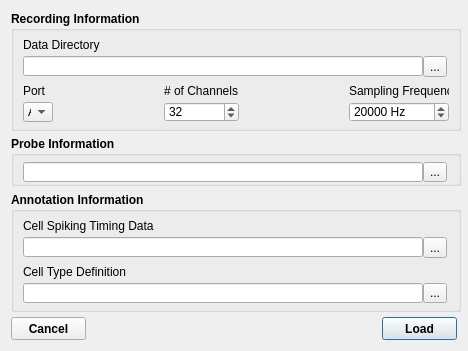
<?xml version="1.0" encoding="UTF-8"?>
<ui version="4.0">
 <class>IntanDataLoaderDialog</class>
 <widget class="QDialog" name="IntanDataLoaderDialog">
  <property name="geometry">
   <rect>
    <x>0</x>
    <y>0</y>
    <width>468</width>
    <height>351</height>
   </rect>
  </property>
  <property name="minimumSize">
   <size>
    <width>468</width>
    <height>351</height>
   </size>
  </property>
  <property name="maximumSize">
   <size>
    <width>468</width>
    <height>351</height>
   </size>
  </property>
  <property name="windowTitle">
   <string>Intan Data Loader</string>
  </property>
  <layout class="QVBoxLayout" name="loaderLayout">
   <item>
    <widget class="QGroupBox" name="recordBox">
     <property name="minimumSize">
      <size>
       <width>450</width>
       <height>120</height>
      </size>
     </property>
     <property name="maximumSize">
      <size>
       <width>450</width>
       <height>120</height>
      </size>
     </property>
     <property name="font">
      <font>
       <weight>75</weight>
       <bold>true</bold>
      </font>
     </property>
     <property name="title">
      <string>Recording Information</string>
     </property>
     <layout class="QVBoxLayout" name="recordLayout">
      <property name="topMargin">
       <number>6</number>
      </property>
      <property name="bottomMargin">
       <number>6</number>
      </property>
      <item>
       <layout class="QVBoxLayout" name="dataLayout">
        <property name="spacing">
         <number>3</number>
        </property>
        <item>
         <widget class="QLabel" name="dataLabel">
          <property name="minimumSize">
           <size>
            <width>200</width>
            <height>16</height>
           </size>
          </property>
          <property name="maximumSize">
           <size>
            <width>200</width>
            <height>16</height>
           </size>
          </property>
          <property name="font">
           <font>
            <weight>50</weight>
            <bold>false</bold>
           </font>
          </property>
          <property name="text">
           <string>Data Directory</string>
          </property>
         </widget>
        </item>
        <item>
         <layout class="QHBoxLayout" name="dataPathLayout">
          <property name="spacing">
           <number>0</number>
          </property>
          <item>
           <widget class="QLineEdit" name="dataPath">
            <property name="minimumSize">
             <size>
              <width>400</width>
              <height>20</height>
             </size>
            </property>
            <property name="maximumSize">
             <size>
              <width>400</width>
              <height>20</height>
             </size>
            </property>
            <property name="font">
             <font>
              <weight>50</weight>
              <bold>false</bold>
             </font>
            </property>
           </widget>
          </item>
          <item>
           <widget class="QToolButton" name="dataButton">
            <property name="font">
             <font>
              <weight>50</weight>
              <bold>false</bold>
             </font>
            </property>
            <property name="text">
             <string notr="true">...</string>
            </property>
           </widget>
          </item>
         </layout>
        </item>
       </layout>
      </item>
      <item>
       <layout class="QHBoxLayout" name="infoLayout">
        <item>
         <layout class="QVBoxLayout" name="portLayout">
          <property name="spacing">
           <number>3</number>
          </property>
          <item>
           <widget class="QLabel" name="portLabel">
            <property name="minimumSize">
             <size>
              <width>30</width>
              <height>16</height>
             </size>
            </property>
            <property name="maximumSize">
             <size>
              <width>30</width>
              <height>16</height>
             </size>
            </property>
            <property name="font">
             <font>
              <weight>50</weight>
              <bold>false</bold>
             </font>
            </property>
            <property name="text">
             <string>Port</string>
            </property>
           </widget>
          </item>
          <item>
           <widget class="QComboBox" name="portTag">
            <property name="minimumSize">
             <size>
              <width>30</width>
              <height>20</height>
             </size>
            </property>
            <property name="maximumSize">
             <size>
              <width>30</width>
              <height>20</height>
             </size>
            </property>
            <property name="font">
             <font>
              <weight>50</weight>
              <bold>false</bold>
             </font>
            </property>
            <item>
             <property name="text">
              <string notr="true">A</string>
             </property>
            </item>
            <item>
             <property name="text">
              <string notr="true">B</string>
             </property>
            </item>
            <item>
             <property name="text">
              <string notr="true">C</string>
             </property>
            </item>
            <item>
             <property name="text">
              <string notr="true">D</string>
             </property>
            </item>
           </widget>
          </item>
         </layout>
        </item>
        <item>
         <spacer name="infoSpacerA">
          <property name="orientation">
           <enum>Qt::Horizontal</enum>
          </property>
          <property name="sizeHint" stdset="0">
           <size>
            <width>13</width>
            <height>35</height>
           </size>
          </property>
         </spacer>
        </item>
        <item>
         <layout class="QVBoxLayout" name="channelsLayout">
          <property name="spacing">
           <number>3</number>
          </property>
          <item>
           <widget class="QLabel" name="channelLabel">
            <property name="minimumSize">
             <size>
              <width>75</width>
              <height>16</height>
             </size>
            </property>
            <property name="maximumSize">
             <size>
              <width>75</width>
              <height>16</height>
             </size>
            </property>
            <property name="font">
             <font>
              <weight>50</weight>
              <bold>false</bold>
             </font>
            </property>
            <property name="text">
             <string># of Channels</string>
            </property>
           </widget>
          </item>
          <item>
           <widget class="QSpinBox" name="channelValue">
            <property name="minimumSize">
             <size>
              <width>75</width>
              <height>20</height>
             </size>
            </property>
            <property name="maximumSize">
             <size>
              <width>75</width>
              <height>20</height>
             </size>
            </property>
            <property name="font">
             <font>
              <weight>50</weight>
              <bold>false</bold>
             </font>
            </property>
            <property name="maximum">
             <number>10240</number>
            </property>
            <property name="value">
             <number>32</number>
            </property>
           </widget>
          </item>
         </layout>
        </item>
        <item>
         <spacer name="infoSpacerB">
          <property name="orientation">
           <enum>Qt::Horizontal</enum>
          </property>
          <property name="sizeHint" stdset="0">
           <size>
            <width>13</width>
            <height>35</height>
           </size>
          </property>
         </spacer>
        </item>
        <item>
         <layout class="QVBoxLayout" name="frequencyLayout">
          <property name="spacing">
           <number>3</number>
          </property>
          <item>
           <widget class="QLabel" name="frequencyLabel">
            <property name="minimumSize">
             <size>
              <width>100</width>
              <height>16</height>
             </size>
            </property>
            <property name="maximumSize">
             <size>
              <width>100</width>
              <height>16</height>
             </size>
            </property>
            <property name="font">
             <font>
              <weight>50</weight>
              <bold>false</bold>
             </font>
            </property>
            <property name="text">
             <string>Sampling Frequency</string>
            </property>
           </widget>
          </item>
          <item>
           <widget class="QSpinBox" name="frequencyValue">
            <property name="minimumSize">
             <size>
              <width>100</width>
              <height>20</height>
             </size>
            </property>
            <property name="maximumSize">
             <size>
              <width>100</width>
              <height>20</height>
             </size>
            </property>
            <property name="font">
             <font>
              <weight>50</weight>
              <bold>false</bold>
             </font>
            </property>
            <property name="suffix">
             <string notr="true"> Hz</string>
            </property>
            <property name="maximum">
             <number>100000</number>
            </property>
            <property name="value">
             <number>20000</number>
            </property>
           </widget>
          </item>
         </layout>
        </item>
       </layout>
      </item>
     </layout>
    </widget>
   </item>
   <item>
    <widget class="QGroupBox" name="probeBox">
     <property name="minimumSize">
      <size>
       <width>450</width>
       <height>50</height>
      </size>
     </property>
     <property name="maximumSize">
      <size>
       <width>450</width>
       <height>50</height>
      </size>
     </property>
     <property name="font">
      <font>
       <weight>75</weight>
       <bold>true</bold>
      </font>
     </property>
     <property name="title">
      <string>Probe Information</string>
     </property>
     <layout class="QHBoxLayout" name="probeLayout">
      <property name="spacing">
       <number>0</number>
      </property>
      <property name="topMargin">
       <number>6</number>
      </property>
      <property name="bottomMargin">
       <number>6</number>
      </property>
      <item>
       <widget class="QLineEdit" name="probePath">
        <property name="minimumSize">
         <size>
          <width>400</width>
          <height>20</height>
         </size>
        </property>
        <property name="maximumSize">
         <size>
          <width>400</width>
          <height>20</height>
         </size>
        </property>
        <property name="font">
         <font>
          <weight>50</weight>
          <bold>false</bold>
         </font>
        </property>
       </widget>
      </item>
      <item>
       <widget class="QToolButton" name="probeButton">
        <property name="minimumSize">
         <size>
          <width>0</width>
          <height>20</height>
         </size>
        </property>
        <property name="maximumSize">
         <size>
          <width>16777215</width>
          <height>20</height>
         </size>
        </property>
        <property name="font">
         <font>
          <weight>50</weight>
          <bold>false</bold>
         </font>
        </property>
        <property name="text">
         <string notr="true">...</string>
        </property>
       </widget>
      </item>
     </layout>
    </widget>
   </item>
   <item>
    <widget class="QGroupBox" name="annotationBox">
     <property name="minimumSize">
      <size>
       <width>450</width>
       <height>120</height>
      </size>
     </property>
     <property name="maximumSize">
      <size>
       <width>450</width>
       <height>120</height>
      </size>
     </property>
     <property name="font">
      <font>
       <weight>75</weight>
       <bold>true</bold>
      </font>
     </property>
     <property name="title">
      <string>Annotation Information</string>
     </property>
     <layout class="QVBoxLayout" name="annotationLayout">
      <property name="topMargin">
       <number>6</number>
      </property>
      <property name="bottomMargin">
       <number>6</number>
      </property>
      <item>
       <layout class="QVBoxLayout" name="spikeLayout">
        <property name="spacing">
         <number>3</number>
        </property>
        <item>
         <widget class="QLabel" name="spikeLabel">
          <property name="minimumSize">
           <size>
            <width>200</width>
            <height>16</height>
           </size>
          </property>
          <property name="maximumSize">
           <size>
            <width>200</width>
            <height>16</height>
           </size>
          </property>
          <property name="font">
           <font>
            <weight>50</weight>
            <bold>false</bold>
           </font>
          </property>
          <property name="text">
           <string>Cell Spiking Timing Data</string>
          </property>
         </widget>
        </item>
        <item>
         <layout class="QHBoxLayout" name="spikePathLayout">
          <property name="spacing">
           <number>0</number>
          </property>
          <item>
           <widget class="QLineEdit" name="spikePath">
            <property name="minimumSize">
             <size>
              <width>400</width>
              <height>20</height>
             </size>
            </property>
            <property name="maximumSize">
             <size>
              <width>400</width>
              <height>20</height>
             </size>
            </property>
            <property name="font">
             <font>
              <weight>50</weight>
              <bold>false</bold>
             </font>
            </property>
           </widget>
          </item>
          <item>
           <widget class="QToolButton" name="spikeButton">
            <property name="font">
             <font>
              <weight>50</weight>
              <bold>false</bold>
             </font>
            </property>
            <property name="text">
             <string notr="true">...</string>
            </property>
           </widget>
          </item>
         </layout>
        </item>
       </layout>
      </item>
      <item>
       <layout class="QVBoxLayout" name="typeLayout">
        <property name="spacing">
         <number>3</number>
        </property>
        <item>
         <widget class="QLabel" name="typeLabel">
          <property name="minimumSize">
           <size>
            <width>200</width>
            <height>16</height>
           </size>
          </property>
          <property name="maximumSize">
           <size>
            <width>200</width>
            <height>16</height>
           </size>
          </property>
          <property name="font">
           <font>
            <weight>50</weight>
            <bold>false</bold>
           </font>
          </property>
          <property name="text">
           <string>Cell Type Definition</string>
          </property>
         </widget>
        </item>
        <item>
         <layout class="QHBoxLayout" name="typePathLayout">
          <property name="spacing">
           <number>0</number>
          </property>
          <item>
           <widget class="QLineEdit" name="typePath">
            <property name="minimumSize">
             <size>
              <width>400</width>
              <height>20</height>
             </size>
            </property>
            <property name="maximumSize">
             <size>
              <width>400</width>
              <height>20</height>
             </size>
            </property>
            <property name="font">
             <font>
              <weight>50</weight>
              <bold>false</bold>
             </font>
            </property>
           </widget>
          </item>
          <item>
           <widget class="QToolButton" name="typeButton">
            <property name="font">
             <font>
              <weight>50</weight>
              <bold>false</bold>
             </font>
            </property>
            <property name="text">
             <string notr="true">...</string>
            </property>
           </widget>
          </item>
         </layout>
        </item>
       </layout>
      </item>
     </layout>
    </widget>
   </item>
   <item>
    <layout class="QHBoxLayout" name="controlsLayout">
     <item>
      <widget class="QPushButton" name="cancelButton">
       <property name="minimumSize">
        <size>
         <width>75</width>
         <height>23</height>
        </size>
       </property>
       <property name="maximumSize">
        <size>
         <width>75</width>
         <height>23</height>
        </size>
       </property>
       <property name="font">
        <font>
         <weight>75</weight>
         <bold>true</bold>
        </font>
       </property>
       <property name="text">
        <string>Cancel</string>
       </property>
      </widget>
     </item>
     <item>
      <spacer name="controlsSpacer">
       <property name="orientation">
        <enum>Qt::Horizontal</enum>
       </property>
       <property name="sizeHint" stdset="0">
        <size>
         <width>40</width>
         <height>20</height>
        </size>
       </property>
      </spacer>
     </item>
     <item>
      <widget class="QPushButton" name="loadButton">
       <property name="minimumSize">
        <size>
         <width>75</width>
         <height>23</height>
        </size>
       </property>
       <property name="maximumSize">
        <size>
         <width>75</width>
         <height>23</height>
        </size>
       </property>
       <property name="font">
        <font>
         <weight>75</weight>
         <bold>true</bold>
        </font>
       </property>
       <property name="text">
        <string>Load</string>
       </property>
       <property name="default">
        <bool>true</bool>
       </property>
      </widget>
     </item>
    </layout>
   </item>
  </layout>
 </widget>
 <tabstops>
  <tabstop>dataPath</tabstop>
  <tabstop>dataButton</tabstop>
  <tabstop>portTag</tabstop>
  <tabstop>channelValue</tabstop>
  <tabstop>frequencyValue</tabstop>
  <tabstop>probePath</tabstop>
  <tabstop>probeButton</tabstop>
  <tabstop>spikePath</tabstop>
  <tabstop>spikeButton</tabstop>
  <tabstop>typePath</tabstop>
  <tabstop>typeButton</tabstop>
  <tabstop>cancelButton</tabstop>
  <tabstop>loadButton</tabstop>
 </tabstops>
 <resources/>
 <connections/>
</ui>
